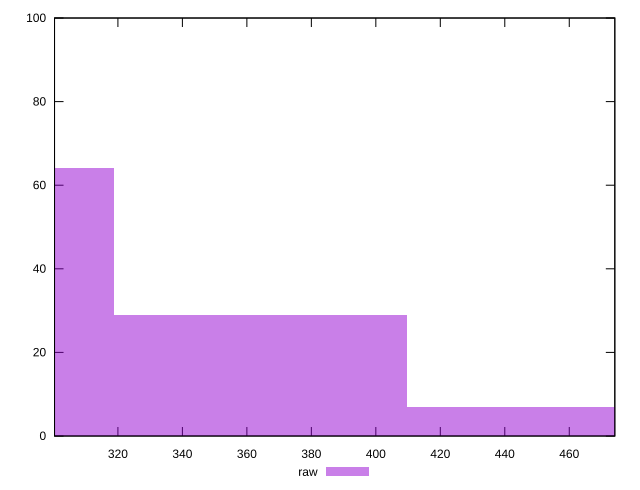

Reproduce this figure in gnuplot.
reset

$raw <<EOF
364.223514088646 29
455.2793926108075 7
273.16763556648453 64
EOF

set key outside below
set boxwidth 91.0558785221615
set xrange [300.34:474.13199999999995]
set yrange [0:100]
set trange [0:100]
set style fill transparent solid 0.5 noborder
set terminal svg size 640, 490 enhanced background rgb 'white'
set output "report_00014_2021-02-09T15:56:05.503Z/uses-rel-preconnect/samples/pages+cached/raw/histogram.svg"

plot $raw title "raw" with boxes

reset
